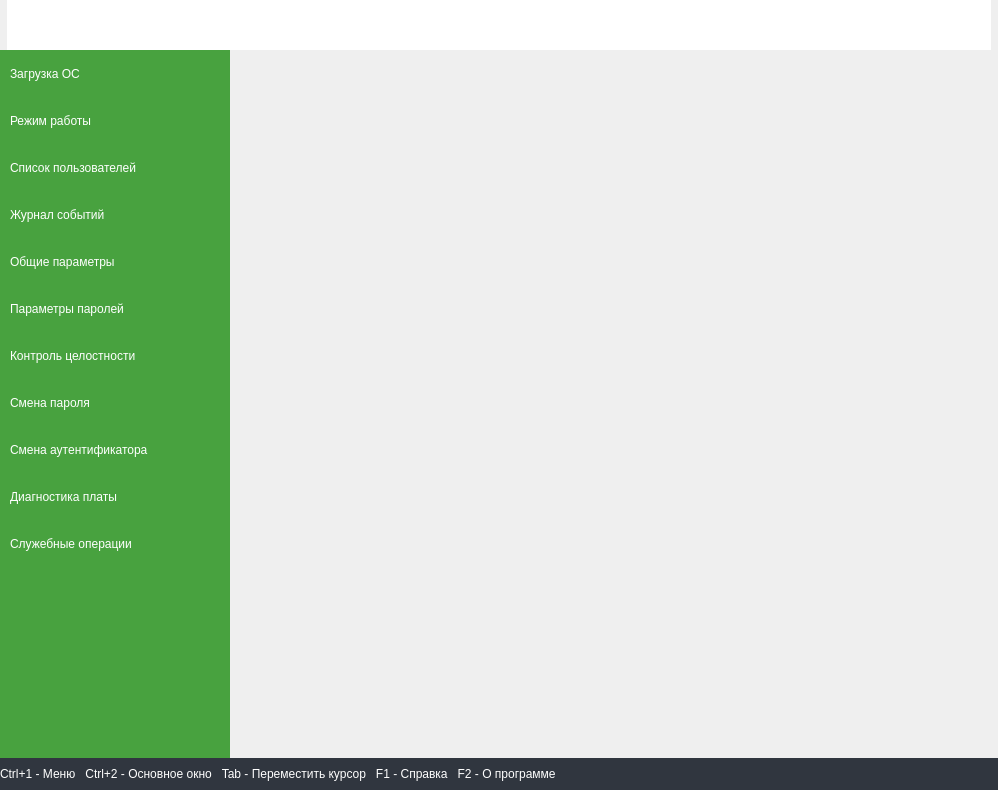
<?xml version="1.0" encoding="UTF-8"?>
<ui version="4.0">
 <class>BoardSettingsPage</class>
 <widget class="QWidget" name="BoardSettingsPage">
  <property name="geometry">
   <rect>
    <x>0</x>
    <y>0</y>
    <width>998</width>
    <height>790</height>
   </rect>
  </property>
  <property name="windowTitle">
   <string>Form</string>
  </property>
  <layout class="QVBoxLayout" name="verticalLayout_2">
   <property name="spacing">
    <number>0</number>
   </property>
   <property name="leftMargin">
    <number>0</number>
   </property>
   <property name="topMargin">
    <number>0</number>
   </property>
   <property name="rightMargin">
    <number>0</number>
   </property>
   <property name="bottomMargin">
    <number>0</number>
   </property>
   <item>
    <layout class="QHBoxLayout" name="top_horizontal_layout" stretch="0,1,0">
     <property name="spacing">
      <number>0</number>
     </property>
     <item>
      <widget class="QLabel" name="left_label">
       <property name="sizePolicy">
        <sizepolicy hsizetype="Minimum" vsizetype="Preferred">
         <horstretch>0</horstretch>
         <verstretch>0</verstretch>
        </sizepolicy>
       </property>
       <property name="minimumSize">
        <size>
         <width>0</width>
         <height>50</height>
        </size>
       </property>
       <property name="text">
        <string/>
       </property>
       <property name="pixmap">
        <pixmap>../img/top_left.png</pixmap>
       </property>
      </widget>
     </item>
     <item>
      <widget class="QLabel" name="middle_label">
       <property name="sizePolicy">
        <sizepolicy hsizetype="Preferred" vsizetype="Fixed">
         <horstretch>0</horstretch>
         <verstretch>0</verstretch>
        </sizepolicy>
       </property>
       <property name="minimumSize">
        <size>
         <width>100</width>
         <height>50</height>
        </size>
       </property>
       <property name="styleSheet">
        <string notr="true">background-color: white</string>
       </property>
       <property name="text">
        <string/>
       </property>
      </widget>
     </item>
     <item>
      <widget class="QLabel" name="right_label">
       <property name="sizePolicy">
        <sizepolicy hsizetype="Minimum" vsizetype="Preferred">
         <horstretch>0</horstretch>
         <verstretch>0</verstretch>
        </sizepolicy>
       </property>
       <property name="minimumSize">
        <size>
         <width>0</width>
         <height>50</height>
        </size>
       </property>
       <property name="text">
        <string/>
       </property>
       <property name="pixmap">
        <pixmap>../img/top_right_a.png</pixmap>
       </property>
      </widget>
     </item>
    </layout>
   </item>
   <item>
    <layout class="QHBoxLayout" name="main_horizontal_layout" stretch="0,0">
     <property name="spacing">
      <number>0</number>
     </property>
     <item>
      <widget class="QWidget" name="side_bar_widget" native="true">
       <property name="sizePolicy">
        <sizepolicy hsizetype="Preferred" vsizetype="Preferred">
         <horstretch>0</horstretch>
         <verstretch>0</verstretch>
        </sizepolicy>
       </property>
       <property name="minimumSize">
        <size>
         <width>230</width>
         <height>0</height>
        </size>
       </property>
       <property name="maximumSize">
        <size>
         <width>230</width>
         <height>16777215</height>
        </size>
       </property>
       <property name="styleSheet">
        <string notr="true">QWidget {
    font: 9pt &quot;Monospace Regular&quot;;
    background-image: url(../img/sidebar.png);
    background-repeat: no-repeat;
    background-position: up;
    background-color: #48A23F;
}
QPushButton {
    background-color: #48A23F;
    width: 75px ;
    height: 47px;
    border: none;
    text-align: left;
    padding: 0px 0px 0px 10px;
    color: white;
}
QPushButton:hover {
    background: #3D8A36;
}
QPushButton:pressed {
    background-color: #3D8A36;
}</string>
       </property>
       <layout class="QVBoxLayout" name="verticalLayout">
        <property name="spacing">
         <number>0</number>
        </property>
        <property name="leftMargin">
         <number>0</number>
        </property>
        <property name="topMargin">
         <number>0</number>
        </property>
        <property name="rightMargin">
         <number>0</number>
        </property>
        <property name="bottomMargin">
         <number>0</number>
        </property>
        <item>
         <widget class="QPushButton" name="sys_load_push_button">
          <property name="text">
           <string>Загрузка ОС</string>
          </property>
          <property name="icon">
           <iconset>
            <normaloff>../img/sys_load.png</normaloff>../img/sys_load.png</iconset>
          </property>
          <property name="id" stdset="0">
           <number>0</number>
          </property>
         </widget>
        </item>
        <item>
         <widget class="QPushButton" name="work_mode_push_button">
          <property name="text">
           <string>Режим работы</string>
          </property>
          <property name="icon">
           <iconset>
            <normaloff>../img/work_mode.png</normaloff>../img/work_mode.png</iconset>
          </property>
          <property name="id" stdset="0">
           <number>1</number>
          </property>
         </widget>
        </item>
        <item>
         <widget class="QPushButton" name="user_list_push_button">
          <property name="text">
           <string>Список пользователей</string>
          </property>
          <property name="icon">
           <iconset>
            <normaloff>../img/users_list.png</normaloff>../img/users_list.png</iconset>
          </property>
          <property name="id" stdset="0">
           <number>2</number>
          </property>
         </widget>
        </item>
        <item>
         <widget class="QPushButton" name="events_journal_push_button">
          <property name="text">
           <string>Журнал событий</string>
          </property>
          <property name="icon">
           <iconset>
            <normaloff>../img/events_journal.png</normaloff>../img/events_journal.png</iconset>
          </property>
          <property name="id" stdset="0">
           <number>3</number>
          </property>
         </widget>
        </item>
        <item>
         <widget class="QPushButton" name="common_parms_push_button">
          <property name="text">
           <string>Общие параметры</string>
          </property>
          <property name="icon">
           <iconset>
            <normaloff>../img/common_parms.png</normaloff>../img/common_parms.png</iconset>
          </property>
          <property name="id" stdset="0">
           <number>4</number>
          </property>
         </widget>
        </item>
        <item>
         <widget class="QPushButton" name="passwd_parms_push_button">
          <property name="text">
           <string>Параметры паролей</string>
          </property>
          <property name="icon">
           <iconset>
            <normaloff>../img/passwd_parms.png</normaloff>../img/passwd_parms.png</iconset>
          </property>
          <property name="id" stdset="0">
           <number>5</number>
          </property>
         </widget>
        </item>
        <item>
         <widget class="QPushButton" name="intergity_control_push_button">
          <property name="text">
           <string>Контроль целостности</string>
          </property>
          <property name="icon">
           <iconset>
            <normaloff>../img/integrity_control.png</normaloff>../img/integrity_control.png</iconset>
          </property>
          <property name="id" stdset="0">
           <number>6</number>
          </property>
         </widget>
        </item>
        <item>
         <widget class="QPushButton" name="passwd_change_push_button">
          <property name="text">
           <string>Смена пароля</string>
          </property>
          <property name="icon">
           <iconset>
            <normaloff>../img/passwd_change.png</normaloff>../img/passwd_change.png</iconset>
          </property>
          <property name="id" stdset="0">
           <number>7</number>
          </property>
         </widget>
        </item>
        <item>
         <widget class="QPushButton" name="authenticator_change_push_button">
          <property name="text">
           <string>Смена аутентификатора</string>
          </property>
          <property name="icon">
           <iconset>
            <normaloff>../img/authenticator_change.png</normaloff>../img/authenticator_change.png</iconset>
          </property>
          <property name="id" stdset="0">
           <number>8</number>
          </property>
         </widget>
        </item>
        <item>
         <widget class="QPushButton" name="board_diagnostic_push_button">
          <property name="text">
           <string>Диагностика платы</string>
          </property>
          <property name="icon">
           <iconset>
            <normaloff>../img/board_diagnostic.png</normaloff>../img/board_diagnostic.png</iconset>
          </property>
          <property name="id" stdset="0">
           <number>9</number>
          </property>
         </widget>
        </item>
        <item>
         <widget class="QPushButton" name="service_operations_push_button">
          <property name="text">
           <string>Служебные операции</string>
          </property>
          <property name="icon">
           <iconset>
            <normaloff>../img/service_operations.png</normaloff>../img/service_operations.png</iconset>
          </property>
          <property name="id" stdset="0">
           <number>10</number>
          </property>
         </widget>
        </item>
        <item>
         <spacer name="verticalSpacer">
          <property name="orientation">
           <enum>Qt::Vertical</enum>
          </property>
          <property name="sizeHint" stdset="0">
           <size>
            <width>20</width>
            <height>184</height>
           </size>
          </property>
         </spacer>
        </item>
       </layout>
      </widget>
     </item>
     <item>
      <widget class="QStackedWidget" name="stacked_widget"/>
     </item>
    </layout>
   </item>
   <item>
    <widget class="QLabel" name="settings_bottom_label">
     <property name="minimumSize">
      <size>
       <width>0</width>
       <height>32</height>
      </size>
     </property>
     <property name="styleSheet">
      <string notr="true">            QWidget {
                font: 8pt 'Monospace Regular';
                color: white;
                background-color: #30363F;
            }
</string>
     </property>
     <property name="text">
      <string>Ctrl+1 - Меню   Ctrl+2 - Основное окно   Tab - Переместить курсор   F1 - Справка   F2 - О программе</string>
     </property>
    </widget>
   </item>
  </layout>
 </widget>
 <resources/>
 <connections/>
</ui>
